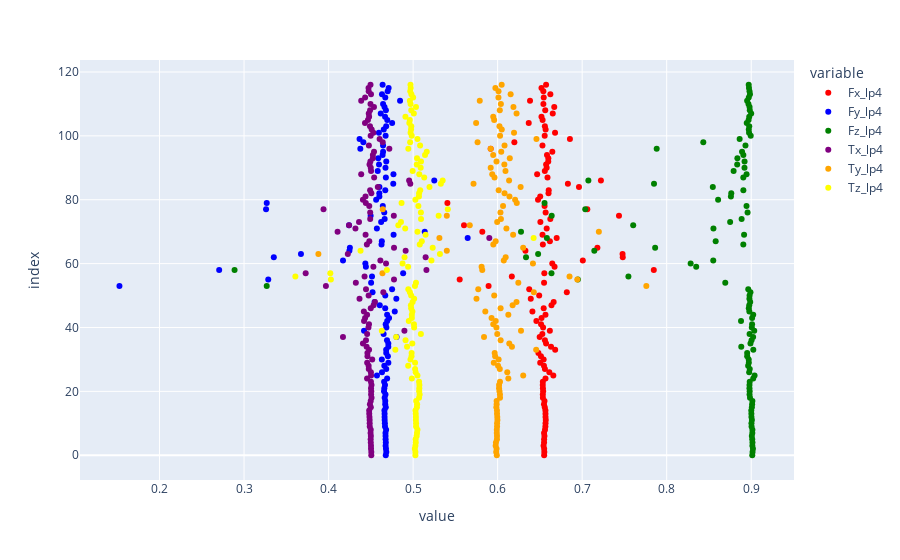
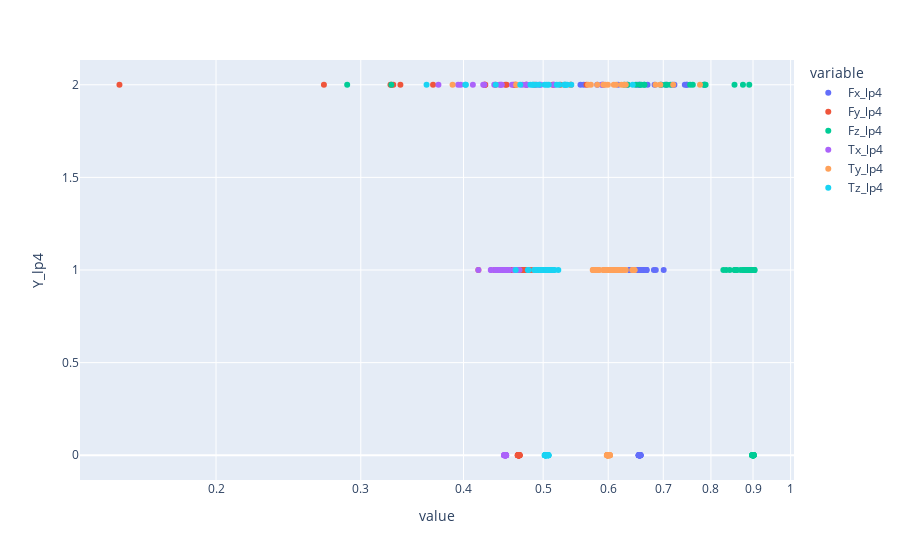

The notebook cell saved with these charts, in order:
### Markdown cell above
lp4

### Code cell
dic = {"Fx_lp4": "red", "Fy_lp4": "blue" , "Fz_lp4": "green" , "Tx_lp4": "black", "Tx_lp4": "purple", "Ty_lp4": "orange", "Tz_lp4": "yellow"}
lp4_scatter = plty.scatter(X_lp4_df, x = ["Fx_lp4", "Fy_lp4", "Fz_lp4", "Tx_lp4", "Ty_lp4", "Tz_lp4"],  color_discrete_map= dic)
lp4_logscatter = plty.scatter(X_lp4_df,  x = ["Fx_lp4", "Fy_lp4", "Fz_lp4", "Tx_lp4", "Ty_lp4", "Tz_lp4"] , y= "Y_lp4", log_x=True)
lp4_scatter.show()
lp4_logscatter.show()
